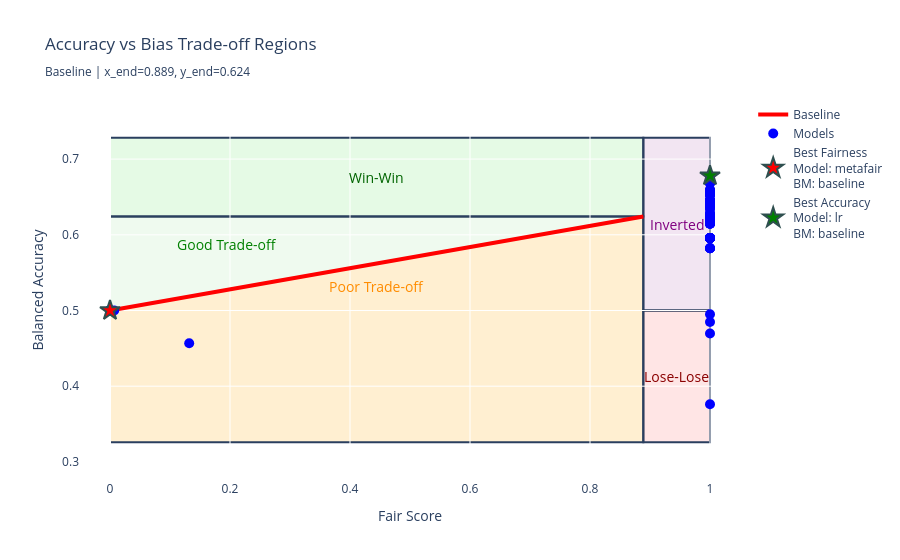

Source (notebook cell):
### Markdown cell above
### 4.1 Plot Normalized Trade-off and FAIREA Regions

This plot is the main output of the FAIREA methodology. It visualizes the performance space divided into five distinct trade-off regions: **Win-Win**, **Good Trade-off**, **Poor Trade-off**, and **Lose-Lose**. The regions are defined relative to the performance of the best-accuracy baseline model. The trade-off curve is now represented by the **linear regression** of the baseline models, shown as a dashed red line.

### Code cell
import numpy as np
import plotly.graph_objects as go

def plot_tradeoff(df, baseline_df, diagonal_method='accuracy_threshold', 
                 accuracy_target=None, diagonal_percentile=85, range_fraction=0.67,
                 region_colors=None, title="Accuracy vs Bias Trade-off Regions"):
    # Calculate dynamic ranges with 5% padding
    x_min = max(0, df['fair_score'].min() - 0.05)
    x_max = min(1, df['fair_score'].max() + 0.05)
    y_min = max(0, df['balanced_acc'].min() - 0.05)
    y_max = min(1, df['balanced_acc'].max() + 0.05)

    # Default colors (kept as in your code; uniform below-diagonal color)
    colors = {
        'win_win': 'rgba(0,200,0,0.1)',
        'good_tradeoff': 'rgba(100,200,100,0.1)',
        'poor_tradeoff': 'rgba(255,165,0,0.18)',  # slightly higher opacity for clarity
        'inverted': 'rgba(128,0,128,0.1)',
        'lose_lose': 'rgba(255,0,0,0.1)'
    }
    if region_colors:
        colors.update(region_colors)

    fig = go.Figure()

    # Get regression diagonal with chosen method
    diagonal_start, diagonal_end = get_regression_diagonal_with_threshold(
        baseline_df, 
        method=diagonal_method,
        accuracy_target=accuracy_target,
        percentile=diagonal_percentile,
        range_fraction=range_fraction
    )

    
    # Ensure diagonal goes from lower-left to upper-right
    if diagonal_start[1] > diagonal_end[1]:
        diagonal_start, diagonal_end = diagonal_end, diagonal_start
    
    diag_start_x = diagonal_start[0]
    diag_start_y = diagonal_start[1]
    diag_end_x = diagonal_end[0]
    diag_end_y = diagonal_end[1]

    # 1. Win-Win (upper-left RECTANGLE)
    fig.add_shape(type="rect",
        x0=x_min, y0=diag_end_y,
        x1=diag_end_x, y1=y_max,
        fillcolor=colors['win_win'], layer="below")

    # 2. Good Trade-off (upper triangle)
    fig.add_shape(type="path",
        path=f"M {diag_start_x} {diag_start_y} "
            f"L {diag_end_x} {diag_end_y} "
            f"L {diag_start_x} {diag_end_y} Z",
        fillcolor=colors['good_tradeoff'], layer="below")

    # 3+4. Poor Trade-off: fuse triangle and bottom-left rectangle into ONE polygon
    # The unified polygon covers from x_min to diag_end_x across y_min..diag_end_y and below the diagonal.
    # Path goes counter-clockwise around the whole below-diagonal envelope.
    fig.add_shape(
        type="path",
        path=(
            f"M {x_min} {y_min} "
            f"L {diag_end_x} {y_min} "
            f"L {diag_end_x} {diag_start_y} "
            f"L {diag_end_x} {diag_end_y} "  # right edge up to diagonal end y
            f"L {diag_start_x} {diag_start_y} "  # along diagonal to start point
            f"L {x_min} {diag_start_y} "  # left to border at start y
            f"L {x_min} {y_min} Z"        # down to bottom-left and close
        ),
        fillcolor=colors['poor_tradeoff'],
        layer="below"
    )

    # 5. Inverted (upper-right rectangle)
    fig.add_shape(type="rect", 
        x0=diag_end_x, y0=diag_start_y, 
        x1=x_max, y1=y_max,
        fillcolor=colors['inverted'], layer="below")

    # 6. Lose-Lose (lower-right rectangle)
    fig.add_shape(type="rect", 
        x0=diag_end_x, y0=y_min, 
        x1=x_max, y1=diag_start_y,
        fillcolor=colors['lose_lose'], layer="below")
    
    # Diagonal line
    fig.add_trace(go.Scatter(
            x=[diagonal_start[0], diagonal_end[0]],
            y=[diagonal_start[1], diagonal_end[1]],
            mode='lines',
            line=dict(color='red', width=4),
            name=f'Baseline',
            showlegend=True,
            hovertemplate='<b>Diagonal</b><br>Fair Score: %{x:.3f}<br>Balanced Accuracy: %{y:.3f}<extra></extra>'
        ))

    # Scatter points
    fig.add_trace(go.Scatter(
        x=df['fair_score'], 
        y=df['balanced_acc'],
        mode='markers', 
        marker=dict(size=10, color='blue'),
        text=df.apply(lambda row: f"{row['model_clean']}<br>BM: {row['BM']}", axis=1),
        hovertemplate='<b>%{text}</b><br>Fair Score: %{x:.3f}<br>Balanced Accuracy: %{y:.3f}<extra></extra>',
        name='Models'))

    # Annotations: positioned inside their regions
    annotations = [
        # Win-Win: center of the upper-left rectangle
        dict(
            x=(x_min + diag_end_x) / 2,
            y=diag_end_y + 0.5 * (y_max - diag_end_y),
            text="Win-Win", showarrow=False, font=dict(color='darkgreen', size=14)
        ),
        # Good Trade-off: place clearly inside the triangle,
        # closer to the left edge and away from the diagonal end.
        dict(
            x=diag_start_x + 0.22 * (diag_end_x - diag_start_x),   # moved left
            y=diag_start_y + 0.70 * (diag_end_y - diag_start_y),   # well inside
            text="Good Trade-off", showarrow=False, font=dict(color='green', size=14)
        ),
        # Poor Trade-off: below the diagonal, centered within unified polygon
        dict(
            x=(x_min + diag_end_x) / 2,
            y=diag_start_y + 0.25 * (diag_end_y - diag_start_y),
            text="Poor Trade-off", showarrow=False, font=dict(color='darkorange', size=14)
        ),
        # Inverted: center of its rectangle
        dict(
            x=(diag_end_x + x_max) / 2,
            y=(diag_start_y + y_max) / 2,
            text="Inverted", showarrow=False, font=dict(color='purple', size=14)
        ),
        # Lose-Lose: center of its rectangle
        dict(
            x=(diag_end_x + x_max) / 2,
            y=(y_min + diag_start_y) / 2,
            text="Lose-Lose", showarrow=False, font=dict(color='darkred', size=14)
        ),
    ]
    
    # Best fairness highlight (unchanged)
    min_fair_score_row = df.loc[df['fair_score'].idxmin()]
    fig.add_trace(go.Scatter(
        x=[min_fair_score_row['fair_score']],
        y=[min_fair_score_row['balanced_acc']],
        mode='markers',
        marker=dict(size=15, color='red', symbol='star', line=dict(width=2, color='DarkSlateGrey')),
        text=[f"{min_fair_score_row['model_clean']}<br>BM: {min_fair_score_row['BM']}"],
        hovertemplate='<b>Best Fairness</b><br>%{text}<br>Fair Score: %{x:.3f}<br>Balanced Accuracy: %{y:.3f}<extra></extra>',
        name=f"Best Fairness<br>Model: {min_fair_score_row['model_clean']}<br>BM: {min_fair_score_row['BM']}",
        showlegend=True
    ))

    # Best accuracy highlight (unchanged)
    max_acc_row = df.loc[df['balanced_acc'].idxmax()]
    fig.add_trace(go.Scatter(
        x=[max_acc_row['fair_score']],
        y=[max_acc_row['balanced_acc']],
        mode='markers',
        marker=dict(size=15, color='green', symbol='star', line=dict(width=2, color='DarkSlateGrey')),
        text=[f"{max_acc_row['model_clean']}<br>BM: {max_acc_row['BM']}"],
        hovertemplate='<b>Best Accuracy</b><br>%{text}<br>Fair Score: %{x:.3f}<br>Balanced Accuracy: %{y:.3f}<extra></extra>',
        name=f"Best Accuracy<br>Model: {max_acc_row['model_clean']}<br>BM: {max_acc_row['BM']}",
        showlegend=True
    ))

    fig.update_layout(
        title=f"{title}<br><sub>Baseline | x_end={diagonal_end[0]:.3f}, y_end={diagonal_end[1]:.3f}</sub>",
        xaxis_title="Fair Score",
        yaxis_title="Balanced Accuracy",
        xaxis=dict(range=[x_min - 0.05, x_max + 0.05]),
        yaxis=dict(range=[y_min - 0.05, y_max + 0.05]),
        annotations=annotations,
        showlegend=True,
        plot_bgcolor='white',
    )

    return fig


# fig = plot_tradeoff(df_results, baseline_df, diagonal_method='percentile', diagonal_percentile=12)
fig = plot_tradeoff(df_results, baseline_df, diagonal_method='mean', diagonal_percentile=10)
fig.show()

### Figure 1 — Plotly figure (JSON) as saved in the notebook; plotly's stock layout.template omitted (floating-point values rounded to 4 significant figures)
{"data": [{"hovertemplate": "<b>Diagonal</b><br>Fair Score: %{x:.3f}<br>Balanced Accuracy: %{y:.3f}<extra></extra>", "line": {"color": "red", "width": 4}, "mode": "lines", "name": "Baseline", "showlegend": true, "type": "scatter", "x": [0.0, 0.8889], "y": [0.5, 0.6242]}, {"hovertemplate": "<b>%{text}</b><br>Fair Score: %{x:.3f}<br>Balanced Accuracy: %{y:.3f}<extra></extra>", "marker": {"color": "blue", "size": 10}, "mode": "markers", "name": "Models", "text": ["lr<br>BM: baseline", "xgb<br>BM: baseline", "lgbm<br>BM: baseline", "cat<br>BM: baseline", "mlp<br>BM: baseline", "tabnet<br>BM: baseline", "adversarial<br>BM: baseline", "tabtransformer<br>BM: baseline", "metafair<br>BM: baseline", "lr<br>BM: preReweighing", "lr<br>BM: preDisparate", "xgb<br>BM: preReweighing", "xgb<br>BM: preDisparate", "lgbm<br>BM: preReweighing", "lgbm<br>BM: preDisparate", "cat<br>BM: preDisparate", "mlp<br>BM: preReweighing", "mlp<br>BM: preDisparate", "tabnet<br>BM: preDisparate", "mlp<br>BM: posCalibrated", "lr<br>BM: posCalibrated", "lgbm<br>BM: posEqqOds", "mlp<br>BM: posEqqOds", "tabnet<br>BM: posEqqOds", "adversarial<br>BM: inAD", "mlp<br>BM: preLFR", "xgb<br>BM: preLFR", "cat<br>BM: posCalibrated", "cat<br>BM: preReweighing posCalibrated", "xgb<br>BM: preReweighing posCalibrated", "cat<br>BM: posEqqOds", "mlp<br>BM: posROC", "lr<br>BM: preReweighing posROC", "tabtransformer<br>BM: preReweighing", "mlp<br>BM: preReweighing posROC", "tabtransformer<br>BM: preDisparate", "tabtransformer<br>BM: preLFR", "lgbm<br>BM: posCalibrated", "tabnet<br>BM: posCalibrated", "mlp<br>BM: preReweighing posCalibrated", "lgbm<br>BM: preDisparate posCalibrated", "cat<br>BM: posROC", "tabtransformer<br>BM: posEqqOds", "xgb<br>BM: posROC", "tabtransformer<br>BM: posCalibrated", "tabtransformer<br>BM: posROC", "xgb<br>BM: posCalibrated", "tabnet<br>BM: preDisparate posCalibrated", "cat<br>BM: preDisparate posROC", "lr<br>BM: posROC", "lr<br>BM: preReweighing posEqqOds", "mlp<br>BM: preReweighing posEqqOds", "xgb<br>BM: posEqqOds", "lr<br>BM: preReweighing posCalibrated", "tabnet<br>BM: preReweighing posCalibrated", "xgb<br>BM: preDisparate posROC", "lgbm<br>BM: preReweighing posROC", "tabtransformer<br>BM: preReweighing posCalibrated", "lr<br>BM: posEqqOds", "lgbm<br>BM: preReweighing posEqqOds", "lgbm<br>BM: preReweighing posCalibrated", "cat<br>BM: preDisparate posCalibrated", "tabtransformer<br>BM: preDisparate posCalibrated", "xgb<br>BM: preReweighing posROC", "lgbm<br>BM: posROC", "tabnet<br>BM: posROC", "mlp<br>BM: preLFR posEqqOds", "cat<br>BM: preReweighing posROC", "cat<br>BM: preDisparate posEqqOds", "lr<br>BM: preDisparate posEqqOds", "xgb<br>BM: preReweighing posEqqOds", "tabnet<br>BM: preReweighing posEqqOds", "metafair<br>BM: posEqqOds", "mlp<br>BM: preDisparate posROC", "mlp<br>BM: preLFR posCalibrated", "tabnet<br>BM: preReweighing posROC", "tabtransformer<br>BM: preReweighing posROC", "lr<br>BM: preDisparate posCalibrated", "cat<br>BM: preReweighing posEqqOds", "xgb<br>BM: preDisparate posCalibrated", "lgbm<br>BM: preDisparate posEqqOds", "mlp<br>BM: preDisparate posEqqOds", "mlp<br>BM: preDisparate posCalibrated", "lgbm<br>BM: preDisparate posROC", "lr<br>BM: preDisparate posROC", "tabnet<br>BM: preDisparate posROC", "cat<br>BM: preLFR posCalibrated", "xgb<br>BM: preLFR posEqqOds", "tabtransformer<br>BM: preDisparate posEqqOds", "mlp<br>BM: preLFR posROC", "tabtransformer<br>BM: preLFR posCalibrated", "tabtransformer<br>BM: preDisparate posROC", "tabtransformer<br>BM: preLFR posEqqOds", "tabnet<br>BM: preDisparate posEqqOds", "xgb<br>BM: preLFR posCalibrated", "adversarial<br>BM: preReweighing inAD", "adversarial<br>BM: preReweighing inAD posEqqOds", "metafair<br>BM: preLFR posCalibrated", "adversarial<br>BM: preReweighing inAD posCalibrated", "adversarial<br>BM: inAD posCalibrated", "adversarial<br>BM: inAD posROC", "adversarial<br>BM: preLFR inAD posEqqOds", "metafair<br>BM: preLFR", "adversarial<br>BM: preLFR inAD", "tabnet<br>BM: preLFR posROC", "xgb<br>BM: preLFR posROC"], "type": "scatter", "x": [1.0, 1.0, 1.0, 1.0, 1.0, 1.0, 1.0, 1.0, 0.0, 1.0, 1.0, 1.0, 1.0, 1.0, 1.0, 1.0, 1.0, 1.0, 1.0, 1.0, 1.0, 1.0, 0.0, 1.0, 1.0, 0.0, 0.0, 1.0, 1.0, 1.0, 1.0, 1.0, 1.0, 1.0, 1.0, 1.0, 0.132, 1.0, 1.0, 1.0, 1.0, 1.0, 1.0, 1.0, 1.0, 1.0, 1.0, 1.0, 1.0, 1.0, 1.0, 1.0, 1.0, 1.0, 1.0, 1.0, 1.0, 1.0, 1.0, 1.0, 1.0, 1.0, 1.0, 1.0, 1.0, 1.0, 0.0, 1.0, 1.0, 1.0, 1.0, 1.0, 0.0, 1.0, 0.0, 1.0, 1.0, 1.0, 1.0, 1.0, 1.0, 1.0, 1.0, 1.0, 1.0, 1.0, 0.007, 0.0, 1.0, 0.0, 0.0, 1.0, 1.0, 1.0, 0.0, 1.0, 1.0, 0.0, 1.0, 1.0, 0.0, 0.0, 0.0, 1.0, 1.0, 0.0], "y": [0.678, 0.5957, 0.6188, 0.6689, 0.6207, 0.6537, 0.6455, 0.6363, 0.5, 0.6394, 0.658, 0.5957, 0.6178, 0.5954, 0.6262, 0.6435, 0.6207, 0.6146, 0.5822, 0.6207, 0.678, 0.6188, 0.5, 0.6537, 0.6455, 0.5, 0.5, 0.6689, 0.6689, 0.5957, 0.6689, 0.4695, 0.6394, 0.6411, 0.6207, 0.6394, 0.4567, 0.6188, 0.6537, 0.6207, 0.6262, 0.6689, 0.6594, 0.5957, 0.6363, 0.6472, 0.5957, 0.5822, 0.6435, 0.678, 0.6394, 0.6207, 0.5957, 0.6394, 0.6716, 0.6178, 0.5954, 0.638, 0.678, 0.5954, 0.5954, 0.6435, 0.6272, 0.5957, 0.6188, 0.6537, 0.5, 0.6689, 0.6435, 0.658, 0.5957, 0.6716, 0.5, 0.6146, 0.5, 0.6537, 0.6333, 0.658, 0.6689, 0.6178, 0.6262, 0.6146, 0.6146, 0.6262, 0.658, 0.5822, 0.5, 0.5, 0.6533, 0.5, 0.5, 0.6441, 0.4848, 0.5822, 0.5, 0.6563, 0.6394, 0.5, 0.6285, 0.6424, 0.5, 0.5, 0.5, 0.495, 0.3761, 0.5]}, {"hovertemplate": "<b>Best Fairness</b><br>%{text}<br>Fair Score: %{x:.3f}<br>Balanced Accuracy: %{y:.3f}<extra></extra>", "marker": {"color": "red", "line": {"color": "DarkSlateGrey", "width": 2}, "size": 15, "symbol": "star"}, "mode": "markers", "name": "Best Fairness<br>Model: metafair<br>BM: baseline", "showlegend": true, "text": ["metafair<br>BM: baseline"], "type": "scatter", "x": [0.0], "y": [0.5]}, {"hovertemplate": "<b>Best Accuracy</b><br>%{text}<br>Fair Score: %{x:.3f}<br>Balanced Accuracy: %{y:.3f}<extra></extra>", "marker": {"color": "green", "line": {"color": "DarkSlateGrey", "width": 2}, "size": 15, "symbol": "star"}, "mode": "markers", "name": "Best Accuracy<br>Model: lr<br>BM: baseline", "showlegend": true, "text": ["lr<br>BM: baseline"], "type": "scatter", "x": [1.0], "y": [0.678]}], "layout": {"annotations": [{"font": {"color": "darkgreen", "size": 14}, "showarrow": false, "text": "Win-Win", "x": 0.4444, "y": 0.6761}, {"font": {"color": "green", "size": 14}, "showarrow": false, "text": "Good Trade-off", "x": 0.1956, "y": 0.5869}, {"font": {"color": "darkorange", "size": 14}, "showarrow": false, "text": "Poor Trade-off", "x": 0.4444, "y": 0.531}, {"font": {"color": "purple", "size": 14}, "showarrow": false, "text": "Inverted", "x": 0.9444, "y": 0.614}, {"font": {"color": "darkred", "size": 14}, "showarrow": false, "text": "Lose-Lose", "x": 0.9444, "y": 0.413}], "plot_bgcolor": "white", "shapes": [{"fillcolor": "rgba(0,200,0,0.1)", "layer": "below", "type": "rect", "x0": 0, "x1": 0.8889, "y0": 0.6242, "y1": 0.728}, {"fillcolor": "rgba(100,200,100,0.1)", "layer": "below", "path": "M 0.0 0.5 L 0.8888888888888888 0.6241869917777778 L 0.0 0.6241869917777778 Z", "type": "path"}, {"fillcolor": "rgba(255,165,0,0.18)", "layer": "below", "path": "M 0 0.32609756100000004 L 0.8888888888888888 0.32609756100000004 L 0.8888888888888888 0.5 L 0.8888888888888888 0.6241869917777778 L 0.0 0.5 L 0 0.5 L 0 0.32609756100000004 Z", "type": "path"}, {"fillcolor": "rgba(128,0,128,0.1)", "layer": "below", "type": "rect", "x0": 0.8889, "x1": 1, "y0": 0.5, "y1": 0.728}, {"fillcolor": "rgba(255,0,0,0.1)", "layer": "below", "type": "rect", "x0": 0.8889, "x1": 1, "y0": 0.3261, "y1": 0.5}], "showlegend": true, "title": {"text": "Accuracy vs Bias Trade-off Regions<br><sub>Baseline | x_end=0.889, y_end=0.624</sub>"}, "xaxis": {"range": [-0.05, 1.05], "title": {"text": "Fair Score"}}, "yaxis": {"range": [0.2761, 0.778], "title": {"text": "Balanced Accuracy"}}}}
